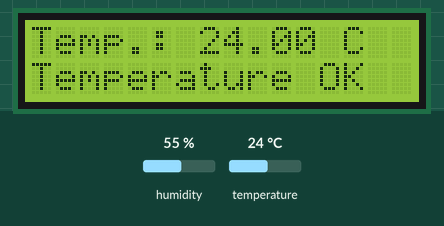
The sketch below on a simulated Arduino Uno, built with avr-gcc and run on an emulated ATmega328P. Parts: 16×2 character LCD. The test bench sets the inputs (shaded band); at power-on: temperature 24 °C, humidity 55 %. What the sketch prints to the serial monitor is not drawn.

Above: at 2.7 s.
2.8 s: temperature set to 30 °C
At 5.3 s:
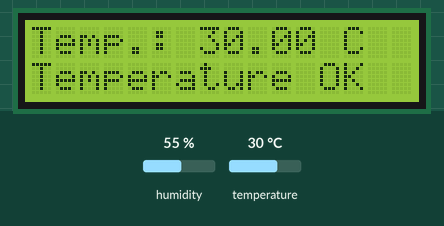
5.9 s: temperature set to 33 °C
At 6.8 s:
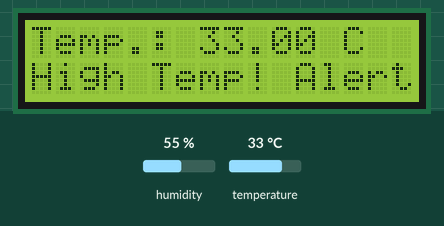
9.0 s: temperature set to 12 °C
At 11.0 s:
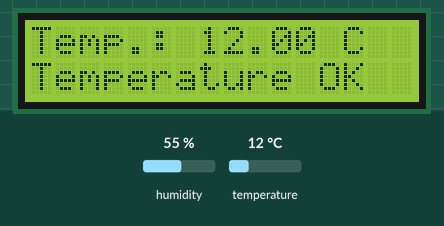
Timing chart, 0 to 12.5 s (numbered marks = the images above; inputs shaded):
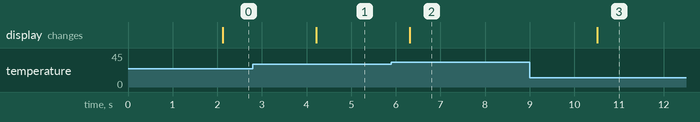

Measured:
- the behaviour switches between 31 and 32 °C on temperature (found by bisection; images 1 and 2)
- after the input at 2.8 s, the display: changes after 1.4 s (image 1)
- after the input at 5.9 s, the display: changes after 0.41 s (image 2)
- after the input at 9.0 s, the display: changes after 1.5 s (image 3)

The sketch:

FINALMPMCPROJECT.ino
```cpp
#include <DHT.h>
#include <Wire.h>
#include <LiquidCrystal_I2C.h>
#include <SoftwareSerial.h>

#define DHTPIN 2
#define DHTTYPE DHT11

DHT dht(DHTPIN, DHTTYPE);
LiquidCrystal_I2C lcd(0x27, 16, 2);
SoftwareSerial bluetooth(10, 11); // RX, TX for HC-05 module

void setup() {
  Serial.begin(9600);
  dht.begin();
  lcd.init();
  lcd.backlight();
  lcd.setCursor(0, 0);

  bluetooth.begin(9600); // Initialize HC-05 module
}

void loop() {
  delay(2000);
  float temperature = dht.readTemperature();
  char alertMessage[30]; // Store the alert message

  if (isnan(temperature)) {
    Serial.println("Failed to read from DHT sensor!");
  } else {
    lcd.clear();
    lcd.setCursor(0, 0);
    lcd.print("Temp.: ");
    lcd.print(temperature);
    lcd.print(" C");

    Serial.print("Temperature: ");
    Serial.print(temperature);
    Serial.println(" °C");

    if (temperature >= 32.0) {
      strcpy(alertMessage, "High Temp! Alert");
      lcd.setCursor(0, 1);
      lcd.print(alertMessage);

      Serial.println(alertMessage);
    } else {
      strcpy(alertMessage, "Temperature OK");
      lcd.setCursor(0, 1);
      lcd.print(alertMessage);

      Serial.println(alertMessage);
    }

    // Send temperature and alert message to HC-05 for Bluetooth communication
    bluetooth.print("Temperature: ");
    bluetooth.print(temperature);
    bluetooth.print(" C");
    bluetooth.print(", ");
    bluetooth.println(alertMessage);
  }
}
```
